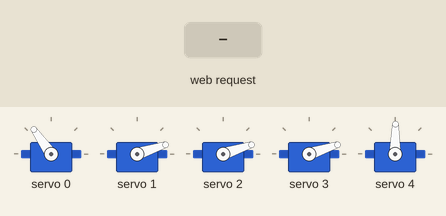
Bench run of a sketch on a simulated ESP32. On the bench: 5 × servo. The test bench sets the inputs (shaded band). What the sketch prints to the serial monitor is not drawn.

Above: at 1.2 s.
1.3 s: HTTP request GET /joystickLeft?base=1 received
At 2.6 s:
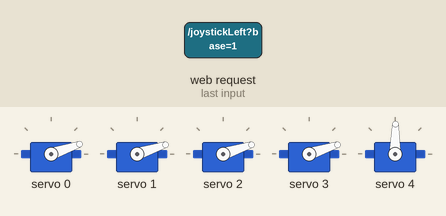
3.7 s: HTTP request GET /reset received
At 3.86 s:
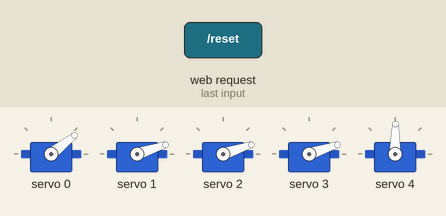
5.5 s: HTTP request GET /joystickLeft?base=120 received
At 6.5 s:
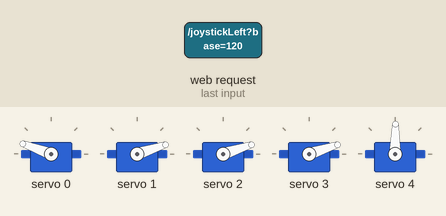
7.3 s: HTTP request GET /joystickLeft?base=0 received
At 7.47 s:
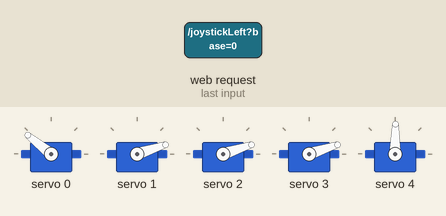
10.3 s: HTTP request GET /joystickLeft?shoulder=120 received
At 12.2 s:
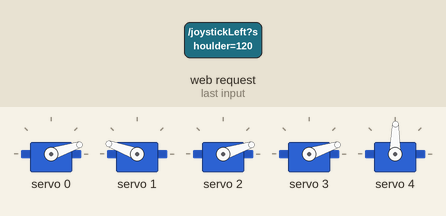
13.3 s: HTTP request GET /joystickRight?wrist=120 received
At 15.5 s:
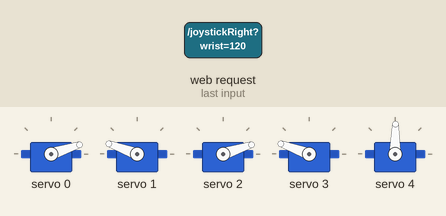
Timing chart, 0 to 17.0 s (numbered marks = the images above; inputs shaded):
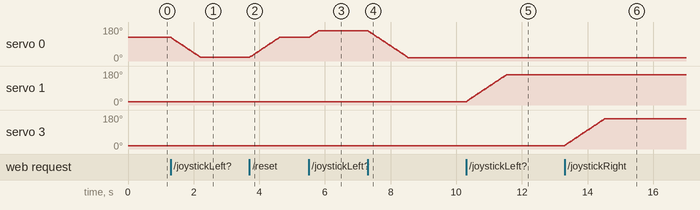

Measured:
- after the input at 1.3 s, servo 0: moves from 125° to 19° over 0.90 s, starting at once
- after the input at 3.7 s, servo 0: moves from 19° to 125° over 0.90 s, starting at once
- after the input at 5.5 s, servo 0: moves from 125° to 160° over 0.29 s, starting at once
- after the input at 7.3 s, servo 0: moves from 160° to 18° over 1.2 s, starting at once
- after the input at 10.3 s, servo 1: moves from 18° to 160° over 1.2 s, starting at once
- after the input at 13.3 s, servo 3: moves from 18° to 160° over 1.2 s, starting at once

The sketch:

ESP32_Robotic_Arm_V2.ino
```cpp
#include <WiFi.h>
#include <WebServer.h>
#include <Wire.h>
#include <Adafruit_PWMServoDriver.h>

// =====================================================
// ESP32 ROBOTIC ARM - V2
// 5 DOF | PCA9685 | Wi-Fi Joystick Control
// =====================================================

// ---------- Wi-Fi Access Point ----------
// IMPORTANT: Change AP_PASSWORD before flashing the ESP32.
const char* AP_SSID = "RobotArm_AP";
const char* AP_PASSWORD = "CHANGE_THIS_PASSWORD";

// ---------- PCA9685 ----------
Adafruit_PWMServoDriver pwm = Adafruit_PWMServoDriver(0x40);
WebServer server(80);

#define SDA_PIN 21
#define SCL_PIN 22

// ---------- Servo configuration ----------
const uint8_t BASE_CH     = 0;
const uint8_t SHOULDER_CH = 1;
const uint8_t ELBOW_CH    = 2;
const uint8_t WRIST_CH    = 3;
const uint8_t GRIPPER_CH  = 4;

const int SERVOMIN = 150;
const int SERVOMAX = 600;

// ---------- Motion settings ----------
const unsigned long UPDATE_INTERVAL = 20;  // ms
const float MAX_STEP = 2.0f;               // degrees per update
const float DEADBAND = 2.0f;               // degrees

// Servo limits
const float BASE_MIN = 0;
const float BASE_MAX = 180;

const float SHOULDER_MIN = 0;
const float SHOULDER_MAX = 180;

const float ELBOW_MIN = 0;
const float ELBOW_MAX = 180;

const float WRIST_MIN = 0;
const float WRIST_MAX = 180;

const float GRIPPER_MIN = 60;
const float GRIPPER_MAX = 150;

// Current servo positions
float currentBase = 90;
float currentShoulder = 0;
float currentElbow = 0;
float currentWrist = 0;
float currentGripper = 60;

// Target servo positions
float targetBase = 90;
float targetShoulder = 0;
float targetElbow = 0;
float targetWrist = 0;
float targetGripper = 60;

unsigned long lastUpdate = 0;

// =====================================================
// Utility functions
// =====================================================

float clampAngle(float angle, float minAngle, float maxAngle) {
  return constrain(angle, minAngle, maxAngle);
}

uint16_t angleToPulse(float angle) {
  angle = clampAngle(angle, 0, 180);
  return (uint16_t)(SERVOMIN +
         (angle / 180.0f) * (SERVOMAX - SERVOMIN));
}

void writeServo(uint8_t channel, float angle) {
  pwm.setPWM(channel, 0, angleToPulse(angle));
}

// Move current angle gradually toward target
void smoothServo(float &current, float target) {
  float difference = target - current;

  if (fabs(difference) <= DEADBAND) {
    current = target;
    return;
  }

  if (difference > MAX_STEP) {
    current += MAX_STEP;
  } else if (difference < -MAX_STEP) {
    current -= MAX_STEP;
  } else {
    current = target;
  }
}

void updateServos() {
  unsigned long now = millis();

  if (now - lastUpdate < UPDATE_INTERVAL) {
    return;
  }

  lastUpdate = now;

  smoothServo(currentBase, targetBase);
  smoothServo(currentShoulder, targetShoulder);
  smoothServo(currentElbow, targetElbow);
  smoothServo(currentWrist, targetWrist);
  smoothServo(currentGripper, targetGripper);

  writeServo(BASE_CH, currentBase);
  writeServo(SHOULDER_CH, currentShoulder);
  writeServo(ELBOW_CH, currentElbow);
  writeServo(WRIST_CH, currentWrist);
  writeServo(GRIPPER_CH, currentGripper);
}

// =====================================================
// HTTP handlers
// =====================================================

void handleLeftJoystick() {
  if (server.hasArg("base")) {
    targetBase = clampAngle(
      server.arg("base").toFloat(), BASE_MIN, BASE_MAX
    );
  }

  if (server.hasArg("shoulder")) {
    targetShoulder = clampAngle(
      server.arg("shoulder").toFloat(),
      SHOULDER_MIN, SHOULDER_MAX
    );
  }

  server.send(200, "text/plain", "OK");
}

void handleRightJoystick() {
  if (server.hasArg("wrist")) {
    targetWrist = clampAngle(
      server.arg("wrist").toFloat(), WRIST_MIN, WRIST_MAX
    );
  }

  if (server.hasArg("elbow")) {
    targetElbow = clampAngle(
      server.arg("elbow").toFloat(), ELBOW_MIN, ELBOW_MAX
    );
  }

  server.send(200, "text/plain", "OK");
}

void handleGripper() {
  if (server.hasArg("angle")) {
    targetGripper = clampAngle(
      server.arg("angle").toFloat(),
      GRIPPER_MIN, GRIPPER_MAX
    );
  }

  server.send(200, "text/plain", "OK");
}

void handleReset() {
  targetBase = 90;
  targetShoulder = 0;
  targetElbow = 0;
  targetWrist = 0;
  targetGripper = 60;

  server.send(200, "text/plain", "Reset requested");
}

void handleNotFound() {
  server.send(404, "text/plain", "Not found");
}

// =====================================================
// Web interface
// =====================================================

const char INDEX_HTML[] PROGMEM = R"rawliteral(
<!DOCTYPE html>
<html lang="en">
<head>
<meta charset="UTF-8">
<meta name="viewport"
 content="width=device-width, initial-scale=1.0,
 maximum-scale=1.0, user-scalable=no">

<title>ESP32 Robotic Arm</title>

<style>
:root {
  --bg: #10141d;
  --panel: #1b2331;
  --accent: #35c7ff;
  --text: #f1f5f9;
  --muted: #a7b2c4;
}

* {
  box-sizing: border-box;
  -webkit-tap-highlight-color: transparent;
}

html {
  width: 100%;
  height: 100%;
  background: var(--bg);
}

body {
  margin: 0;
  width: 100%;
  min-height: 100vh;
  min-height: 100dvh;
  background: var(--bg);
  color: var(--text);
  font-family: Arial, sans-serif;
  overscroll-behavior: none;
}

button, input {
  font: inherit;
}

.app {
  min-height: 100vh;
  min-height: 100dvh;
  padding: 12px 20px;
  padding-bottom: max(20px, env(safe-area-inset-bottom));
  padding-left: max(20px, env(safe-area-inset-left));
  padding-right: max(20px, env(safe-area-inset-right));
  display: flex;
  flex-direction: column;
  gap: 12px;
}

header {
  display: flex;
  align-items: center;
  justify-content: space-between;
  gap: 10px;
}

h1 {
  margin: 0;
  font-size: clamp(18px, 3vw, 26px);
}

.subtitle {
  color: var(--muted);
  font-size: 12px;
  margin-top: 4px;
}

.status {
  color: #71e6a4;
  font-size: 12px;
  white-space: nowrap;
}

.panel {
  background: var(--panel);
  border: 1px solid #303c50;
  border-radius: 15px;
  padding: 12px;
}

.controls {
  flex: 1;
  display: grid;
  grid-template-columns: minmax(0, 1fr) minmax(0, 1fr);
  gap: 16px;
  align-items: center;
}

.control {
  min-width: 0;
  text-align: center;
}

.control h2 {
  font-size: 15px;
  margin: 0 0 8px;
}

.joystick {
  width: min(100%, 330px);
  aspect-ratio: 1;
  margin: auto;
  position: relative;
  border-radius: 50%;
  border: 2px solid #45546c;
  background:
    linear-gradient(90deg, transparent 49.5%,
      #344256 49.5%, #344256 50.5%, transparent 50.5%),
    linear-gradient(transparent 49.5%,
      #344256 49.5%, #344256 50.5%, transparent 50.5%),
    radial-gradient(circle, #283447, #141b28);
  touch-action: none;
  user-select: none;
  overflow: hidden;
}

.joystick::before,
.joystick::after {
  content: "";
  position: absolute;
  border: 1px solid #344256;
  border-radius: 50%;
  pointer-events: none;
}

.joystick::before {
  inset: 25%;
}

.joystick::after {
  inset: 10%;
}

.knob {
  position: absolute;
  width: 29%;
  aspect-ratio: 1;
  border-radius: 50%;
  left: 50%;
  top: 50%;
  transform: translate(-50%, -50%);
  background: linear-gradient(145deg, #51d8ff, #1689ed);
  border: 3px solid #a7edff;
  box-shadow: 0 0 18px #35c7ff55;
  pointer-events: none;
  z-index: 2;
}

.axes {
  display: flex;
  justify-content: space-between;
  color: var(--muted);
  font-size: 11px;
  margin-top: 7px;
}

.readout {
  color: var(--accent);
  font-size: 12px;
  margin-top: 6px;
}

.gripper-panel {
  display: grid;
  grid-template-columns: 1fr auto;
  gap: 8px 14px;
  align-items: center;
}

.gripper-panel label {
  font-size: 14px;
  font-weight: bold;
}

#gripper {
  grid-column: 1 / -1;
  width: 100%;
  accent-color: var(--accent);
  min-height: 28px;
}

.gripper-range {
  color: var(--muted);
  font-size: 11px;
  grid-column: 1 / -1;
  display: flex;
  justify-content: space-between;
}

button {
  color: white;
  background: #26364b;
  border: 1px solid #435671;
  padding: 10px 15px;
  border-radius: 10px;
  cursor: pointer;
}

button:active {
  background: #365174;
}

.reset {
  background: #173b55;
  border-color: #2787b7;
}

footer {
  color: var(--muted);
  text-align: center;
  font-size: 11px;
}

#portraitWarning {
  display: none;
  color: #ffce78;
  text-align: center;
  font-size: 12px;
}

@media (max-width: 600px) {
  .app {
    padding: 10px;
    padding-bottom: max(20px, env(safe-area-inset-bottom));
    padding-left: max(12px, env(safe-area-inset-left));
    padding-right: max(12px, env(safe-area-inset-right));
    gap: 10px;
  }

  .controls {
    gap: 10px;
  }

  .panel {
    padding: 9px;
  }

  .joystick {
    width: 100%;
  }

  .knob {
    width: 32%;
  }

  .control h2 {
    font-size: 13px;
  }
}

@media (max-height: 500px) and (orientation: landscape) {
  .app {
    padding-top: 6px;
    gap: 6px;
  }

  header .subtitle {
    display: none;
  }

  .controls {
    gap: 20px;
  }

  .joystick {
    width: min(100%, 42vh);
  }

  .panel {
    padding: 6px 10px;
  }

  #portraitWarning {
    display: none !important;
  }
}

@media (orientation: portrait) and (max-width: 600px) {
  #portraitWarning {
    display: block;
  }
}
</style>
</head>

<body>
<div class="app">

  <header>
    <div>
      <h1>Robotic Arm Control</h1>
      <div class="subtitle">ESP32 · 5 DOF · Wi-Fi controller</div>
    </div>
    <div class="status" id="status">Ready</div>
  </header>

  <div id="portraitWarning">
    Landscape mode is recommended for better joystick control.
  </div>

  <main class="controls">

    <section class="control">
      <h2>Left Joystick</h2>
      <div class="joystick" id="leftJoystick">
        <div class="knob" id="leftKnob"></div>
      </div>
      <div class="axes">
        <span>Base rotation</span>
        <span>Shoulder elevation</span>
      </div>
      <div class="readout" id="leftReadout">
        Base: 90° · Shoulder: 0°
      </div>
    </section>

    <section class="control">
      <h2>Right Joystick</h2>
      <div class="joystick" id="rightJoystick">
        <div class="knob" id="rightKnob"></div>
      </div>
      <div class="axes">
        <span>Wrist</span>
        <span>Elbow</span>
      </div>
      <div class="readout" id="rightReadout">
        Wrist: 0° · Elbow: 0°
      </div>
    </section>

  </main>

  <section class="panel gripper-panel">
    <label for="gripper">Gripper</label>
    <span id="gripperValue">60°</span>

    <input type="range" id="gripper"
      min="60" max="150" value="60" step="1">

    <div class="gripper-range">
      <span>Closed end · 60°</span>
      <span>Open end · 150°</span>
    </div>
  </section>

  <div style="display:flex; justify-content:center;">
    <button class="reset" id="resetButton">
      Reset arm position
    </button>
  </div>

  <footer>
    Keep clear of the arm's movement area. Check mechanical limits before operation.
  </footer>

</div>

<script>
"use strict";

const statusElement = document.getElementById("status");

let lastRequestTime = 0;
const REQUEST_INTERVAL = 120;

let leftState = { base: 90, shoulder: 0 };
let rightState = { wrist: 0, elbow: 0 };

let requestQueue = Promise.resolve();

function setStatus(message, isError = false) {
  statusElement.textContent = message;
  statusElement.style.color = isError ? "#ff8585" : "#71e6a4";
}

function sendRequest(path, force = false) {
  const now = Date.now();
  const wait = Math.max(
    0,
    REQUEST_INTERVAL - (now - lastRequestTime)
  );

  // Joystick requests are throttled.
  // Reset and gripper changes may bypass this interval.
  if (!force && wait > 0) {
    return;
  }

  lastRequestTime = now;

  requestQueue = requestQueue
    .catch(() => {})
    .then(async () => {
      const response = await fetch(path, {
        method: "GET",
        cache: "no-store"
      });

      if (!response.ok) {
        throw new Error("HTTP " + response.status);
      }

      setStatus("Connected");
    })
    .catch(() => {
      setStatus("Connection error", true);
    });
}

function sendLeft() {
  const query = new URLSearchParams({
    base: String(leftState.base),
    shoulder: String(leftState.shoulder)
  });

  sendRequest("/joystickLeft?" + query.toString());
}

function sendRight() {
  const query = new URLSearchParams({
    wrist: String(rightState.wrist),
    elbow: String(rightState.elbow)
  });

  sendRequest("/joystickRight?" + query.toString());
}

function setupJoystick(areaId, knobId, onMove) {
  const area = document.getElementById(areaId);
  const knob = document.getElementById(knobId);

  let activePointer = null;

  function move(event) {
    const rect = area.getBoundingClientRect();

    const centerX = rect.width / 2;
    const centerY = rect.height / 2;

    let x = (event.clientX - rect.left - centerX)
            / (rect.width / 2);

    let y = (event.clientY - rect.top - centerY)
            / (rect.height / 2);

    // Keep the joystick knob inside the circular boundary.
    const length = Math.sqrt(x * x + y * y);

    if (length > 1) {
      x /= length;
      y /= length;
    }

    // Deadband near the center.
    if (Math.abs(x) < 0.02) x = 0;
    if (Math.abs(y) < 0.02) y = 0;

    knob.style.left = (50 + x * 34) + "%";
    knob.style.top = (50 + y * 34) + "%";

    onMove(x, y);
  }

  area.addEventListener("pointerdown", event => {
    event.preventDefault();

    if (activePointer !== null) return;

    activePointer = event.pointerId;
    area.setPointerCapture(event.pointerId);
    move(event);
  });

  area.addEventListener("pointermove", event => {
    if (event.pointerId !== activePointer) return;
    event.preventDefault();
    move(event);
  });

  function release(event) {
    if (event.pointerId !== activePointer) return;

    activePointer = null;

    // Deliberately retain the last commanded position.
    // Moving the joystick does not automatically reset a joint.
  }

  area.addEventListener("pointerup", release);
  area.addEventListener("pointercancel", release);
}

setupJoystick("leftJoystick", "leftKnob", (x, y) => {
  // Reversed base mapping: left side = 180°, right = 0°.
  leftState.base = Math.round((1 - (x + 1) / 2) * 180);

  // Top = 180°, bottom = 0°.
  leftState.shoulder = Math.round((1 - (y + 1) / 2) * 180);

  document.getElementById("leftReadout").textContent =
    "Base: " + leftState.base + "° · Shoulder: " +
    leftState.shoulder + "°";

  sendLeft();
});

setupJoystick("rightJoystick", "rightKnob", (x, y) => {
  // Right joystick horizontal axis controls wrist.
  rightState.wrist = Math.round((x + 1) * 90);

  // Right joystick vertical axis controls elbow.
  rightState.elbow = Math.round((1 - (y + 1) / 2) * 180);

  document.getElementById("rightReadout").textContent =
    "Wrist: " + rightState.wrist + "° · Elbow: " +
    rightState.elbow + "°";

  sendRight();
});

const gripper = document.getElementById("gripper");

gripper.addEventListener("input", () => {
  const angle = Math.max(
    60, Math.min(150, Number(gripper.value))
  );

  document.getElementById("gripperValue").textContent =
    angle + "°";

  sendRequest("/gripper?angle=" + angle, true);
});

document.getElementById("resetButton")
  .addEventListener("click", async () => {
    setStatus("Resetting...");

    try {
      const response = await fetch("/reset", {
        method: "GET",
        cache: "no-store"
      });

      if (!response.ok) throw new Error("Reset failed");

      leftState = { base: 90, shoulder: 0 };
      rightState = { wrist: 0, elbow: 0 };

      document.getElementById("leftKnob").style.left = "50%";
      document.getElementById("leftKnob").style.top = "50%";
      document.getElementById("rightKnob").style.left = "50%";
      document.getElementById("rightKnob").style.top = "50%";

      document.getElementById("leftReadout").textContent =
        "Base: 90° · Shoulder: 0°";

      document.getElementById("rightReadout").textContent =
        "Wrist: 0° · Elbow: 0°";

      gripper.value = 60;
      document.getElementById("gripperValue").textContent = "60°";

      setStatus("Reset commanded");
    } catch (error) {
      setStatus("Reset failed", true);
    }
  });
</script>

</body>
</html>
)rawliteral";

// =====================================================
// Setup
// =====================================================

void setup() {
  Serial.begin(115200);

  Wire.begin(SDA_PIN, SCL_PIN);

  pwm.begin();
  pwm.setPWMFreq(50);

  // Initial target positions
  targetBase = 90;
  targetShoulder = 0;
  targetElbow = 0;
  targetWrist = 0;
  targetGripper = 60;

  currentBase = targetBase;
  currentShoulder = targetShoulder;
  currentElbow = targetElbow;
  currentWrist = targetWrist;
  currentGripper = targetGripper;

  // Write the initial servo positions.
  writeServo(BASE_CH, currentBase);
  writeServo(SHOULDER_CH, currentShoulder);
  writeServo(ELBOW_CH, currentElbow);
  writeServo(WRIST_CH, currentWrist);
  writeServo(GRIPPER_CH, currentGripper);

  // Start Wi-Fi access point
  WiFi.mode(WIFI_AP);
  WiFi.softAP(AP_SSID, AP_PASSWORD);

  Serial.println();
  Serial.println("Robotic Arm V2 started");
  Serial.print("Wi-Fi: ");
  Serial.println(AP_SSID);
  Serial.print("IP address: ");
  Serial.println(WiFi.softAPIP());

  // HTTP routes
  server.on("/", HTTP_GET, []() {
    server.send_P(200, "text/html", INDEX_HTML);
  });

  server.on("/joystickLeft", HTTP_GET, handleLeftJoystick);
  server.on("/joystickRight", HTTP_GET, handleRightJoystick);
  server.on("/gripper", HTTP_GET, handleGripper);
  server.on("/reset", HTTP_GET, handleReset);

  server.onNotFound(handleNotFound);

  server.begin();

  Serial.println("Web server started");
}

// =====================================================
// Main loop
// =====================================================

void loop() {
  server.handleClient();
  updateServos();
}
```
